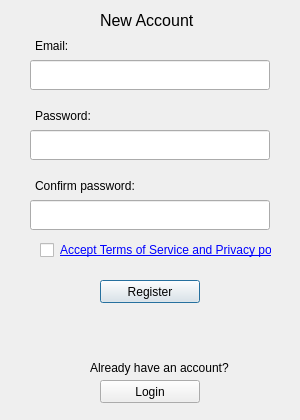
<?xml version="1.0" encoding="UTF-8"?>
<ui version="4.0">
 <class>RegisterWindow</class>
 <widget class="QMainWindow" name="RegisterWindow">
  <property name="geometry">
   <rect>
    <x>0</x>
    <y>0</y>
    <width>300</width>
    <height>420</height>
   </rect>
  </property>
  <property name="windowTitle">
   <string>Register</string>
  </property>
  <widget class="QWidget" name="centralwidget">
   <widget class="QLineEdit" name="password">
    <property name="geometry">
     <rect>
      <x>30</x>
      <y>130</y>
      <width>240</width>
      <height>30</height>
     </rect>
    </property>
    <property name="echoMode">
     <enum>QLineEdit::Password</enum>
    </property>
   </widget>
   <widget class="QLineEdit" name="email">
    <property name="geometry">
     <rect>
      <x>30</x>
      <y>60</y>
      <width>240</width>
      <height>30</height>
     </rect>
    </property>
   </widget>
   <widget class="QLabel" name="error">
    <property name="geometry">
     <rect>
      <x>20</x>
      <y>320</y>
      <width>260</width>
      <height>21</height>
     </rect>
    </property>
    <property name="text">
     <string/>
    </property>
   </widget>
   <widget class="QLabel" name="label_2">
    <property name="geometry">
     <rect>
      <x>35</x>
      <y>100</y>
      <width>111</width>
      <height>31</height>
     </rect>
    </property>
    <property name="text">
     <string>Password:</string>
    </property>
   </widget>
   <widget class="QLabel" name="label">
    <property name="geometry">
     <rect>
      <x>35</x>
      <y>30</y>
      <width>111</width>
      <height>31</height>
     </rect>
    </property>
    <property name="text">
     <string>Email:</string>
    </property>
   </widget>
   <widget class="QPushButton" name="registerButton">
    <property name="geometry">
     <rect>
      <x>100</x>
      <y>280</y>
      <width>100</width>
      <height>23</height>
     </rect>
    </property>
    <property name="text">
     <string>Register</string>
    </property>
    <property name="default">
     <bool>true</bool>
    </property>
   </widget>
   <widget class="QLineEdit" name="confirmpassword">
    <property name="geometry">
     <rect>
      <x>30</x>
      <y>200</y>
      <width>240</width>
      <height>30</height>
     </rect>
    </property>
    <property name="text">
     <string/>
    </property>
    <property name="echoMode">
     <enum>QLineEdit::Password</enum>
    </property>
   </widget>
   <widget class="QLabel" name="label_3">
    <property name="geometry">
     <rect>
      <x>35</x>
      <y>170</y>
      <width>111</width>
      <height>31</height>
     </rect>
    </property>
    <property name="text">
     <string>Confirm password:</string>
    </property>
   </widget>
   <widget class="QCheckBox" name="accepttos">
    <property name="geometry">
     <rect>
      <x>40</x>
      <y>240</y>
      <width>20</width>
      <height>20</height>
     </rect>
    </property>
    <property name="text">
     <string/>
    </property>
   </widget>
   <widget class="QLabel" name="label_4">
    <property name="geometry">
     <rect>
      <x>60</x>
      <y>240</y>
      <width>211</width>
      <height>21</height>
     </rect>
    </property>
    <property name="text">
     <string>&lt;a href=&quot;http://pcw.pcloud.com/&quot;&gt;Accept Terms of Service and Privacy policy&lt;/a&gt;</string>
    </property>
    <property name="openExternalLinks">
     <bool>true</bool>
    </property>
   </widget>
   <widget class="QLabel" name="label_5">
    <property name="geometry">
     <rect>
      <x>100</x>
      <y>10</y>
      <width>101</width>
      <height>21</height>
     </rect>
    </property>
    <property name="font">
     <font>
      <pointsize>12</pointsize>
     </font>
    </property>
    <property name="text">
     <string>New Account</string>
    </property>
   </widget>
   <widget class="QLabel" name="label_6">
    <property name="geometry">
     <rect>
      <x>90</x>
      <y>360</y>
      <width>141</width>
      <height>16</height>
     </rect>
    </property>
    <property name="text">
     <string>Already have an account?</string>
    </property>
   </widget>
   <widget class="QPushButton" name="loginButton">
    <property name="geometry">
     <rect>
      <x>100</x>
      <y>380</y>
      <width>100</width>
      <height>23</height>
     </rect>
    </property>
    <property name="text">
     <string>Login</string>
    </property>
   </widget>
  </widget>
 </widget>
 <tabstops>
  <tabstop>email</tabstop>
  <tabstop>password</tabstop>
  <tabstop>confirmpassword</tabstop>
  <tabstop>accepttos</tabstop>
  <tabstop>registerButton</tabstop>
 </tabstops>
 <resources/>
 <connections/>
</ui>
